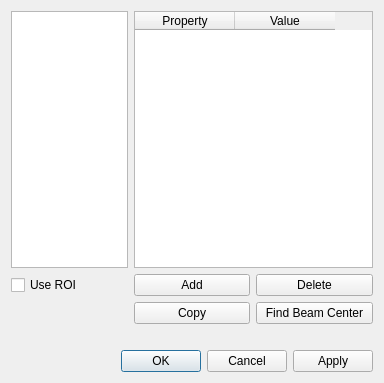
<?xml version="1.0" encoding="UTF-8"?>
<ui version="4.0">
 <class>RoiDlg</class>
 <widget class="QDialog" name="RoiDlg">
  <property name="geometry">
   <rect>
    <x>0</x>
    <y>0</y>
    <width>384</width>
    <height>383</height>
   </rect>
  </property>
  <property name="sizePolicy">
   <sizepolicy hsizetype="Preferred" vsizetype="Preferred">
    <horstretch>0</horstretch>
    <verstretch>0</verstretch>
   </sizepolicy>
  </property>
  <property name="windowTitle">
   <string>ROI</string>
  </property>
  <layout class="QVBoxLayout" name="verticalLayout">
   <item>
    <layout class="QGridLayout" name="gridLayout">
     <item row="0" column="0">
      <widget class="QListWidget" name="listRois">
       <property name="sizePolicy">
        <sizepolicy hsizetype="Expanding" vsizetype="Expanding">
         <horstretch>1</horstretch>
         <verstretch>0</verstretch>
        </sizepolicy>
       </property>
      </widget>
     </item>
     <item row="0" column="1" colspan="2">
      <widget class="QTableWidget" name="tableParams">
       <property name="sizePolicy">
        <sizepolicy hsizetype="Expanding" vsizetype="Expanding">
         <horstretch>1</horstretch>
         <verstretch>0</verstretch>
        </sizepolicy>
       </property>
       <property name="showGrid">
        <bool>true</bool>
       </property>
       <attribute name="verticalHeaderVisible">
        <bool>false</bool>
       </attribute>
       <column>
        <property name="text">
         <string>Property</string>
        </property>
       </column>
       <column>
        <property name="text">
         <string>Value</string>
        </property>
       </column>
      </widget>
     </item>
     <item row="1" column="0">
      <widget class="QCheckBox" name="checkBoxUseRoi">
       <property name="text">
        <string>Use ROI</string>
       </property>
      </widget>
     </item>
     <item row="1" column="1">
      <widget class="QPushButton" name="btnAdd">
       <property name="text">
        <string>Add</string>
       </property>
      </widget>
     </item>
     <item row="1" column="2">
      <widget class="QPushButton" name="btnDelete">
       <property name="text">
        <string>Delete</string>
       </property>
      </widget>
     </item>
     <item row="2" column="1">
      <widget class="QPushButton" name="btnCopy">
       <property name="text">
        <string>Copy</string>
       </property>
      </widget>
     </item>
     <item row="2" column="2">
      <widget class="QPushButton" name="btnFit">
       <property name="text">
        <string>Find Beam Center</string>
       </property>
      </widget>
     </item>
    </layout>
   </item>
   <item>
    <widget class="QLabel" name="labelFit">
     <property name="text">
      <string/>
     </property>
    </widget>
   </item>
   <item>
    <widget class="QDialogButtonBox" name="buttonBox">
     <property name="orientation">
      <enum>Qt::Horizontal</enum>
     </property>
     <property name="standardButtons">
      <set>QDialogButtonBox::Apply|QDialogButtonBox::Cancel|QDialogButtonBox::Ok</set>
     </property>
    </widget>
   </item>
  </layout>
 </widget>
 <resources/>
 <connections>
  <connection>
   <sender>buttonBox</sender>
   <signal>accepted()</signal>
   <receiver>RoiDlg</receiver>
   <slot>accept()</slot>
   <hints>
    <hint type="sourcelabel">
     <x>248</x>
     <y>254</y>
    </hint>
    <hint type="destinationlabel">
     <x>157</x>
     <y>274</y>
    </hint>
   </hints>
  </connection>
  <connection>
   <sender>buttonBox</sender>
   <signal>rejected()</signal>
   <receiver>RoiDlg</receiver>
   <slot>reject()</slot>
   <hints>
    <hint type="sourcelabel">
     <x>316</x>
     <y>260</y>
    </hint>
    <hint type="destinationlabel">
     <x>286</x>
     <y>274</y>
    </hint>
   </hints>
  </connection>
 </connections>
</ui>
